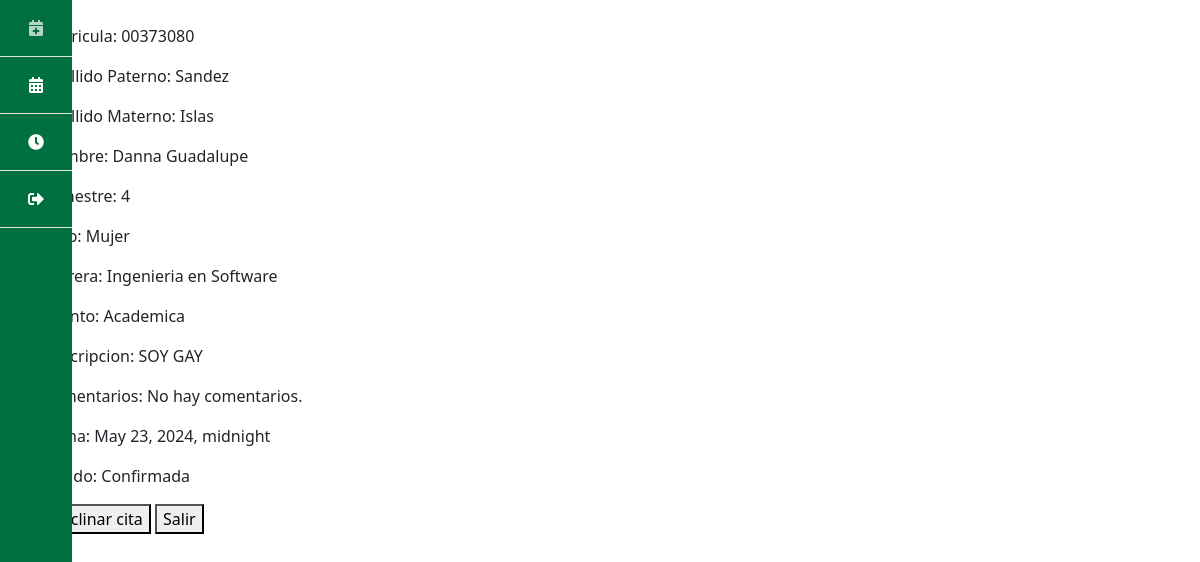
/citas/4 (signed in), run on an earlier commit of the app's database.
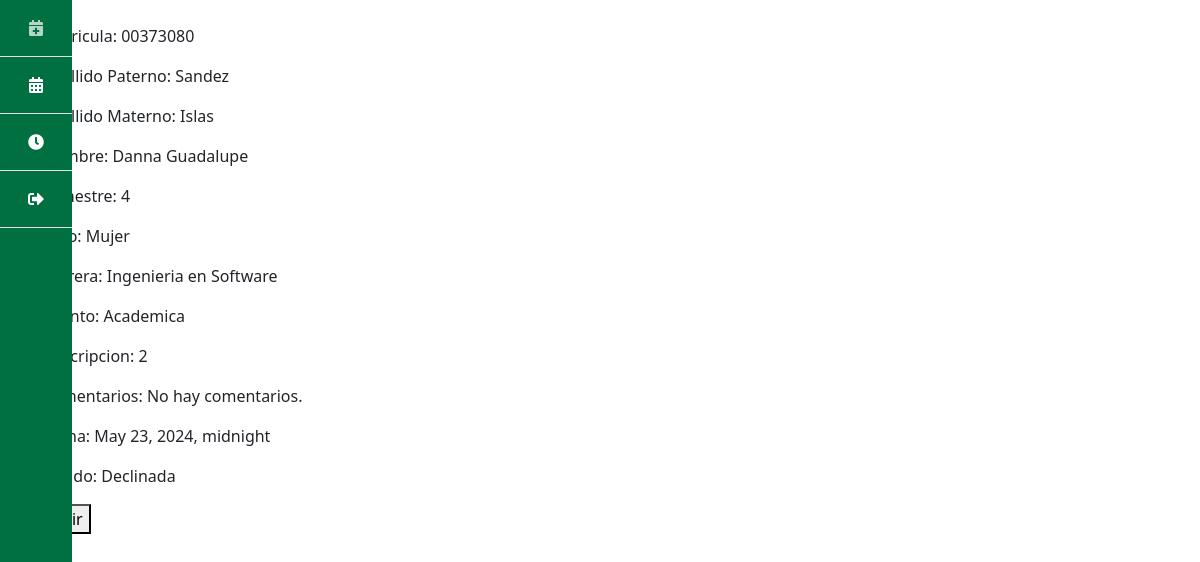
And on a later commit of the database.
### paginas/models.py (models this page shows, shortened)
class Cita(models.Model):
    PENDIENTE = 'Pendiente'
    CONFIRMADA = 'Confirmada'
    DECLINADA = 'Declinada'
    ESTADOS_CITA = [
        (PENDIENTE, 'Pendiente'),
        (CONFIRMADA, 'Confirmada'),
        (DECLINADA, 'Declinada'),
    ]
    HOMBRE = 'Hombre'
    MUJER = 'Mujer'
    PREFIERO_NO_DECIRLO = 'Prefiero no decirlo'
    GENERO = [
        (HOMBRE, 'Hombre'),
        (MUJER, 'Mujer'),
        (PREFIERO_NO_DECIRLO, 'Prefiero no decirlo'),
    ]
    INGENIERIA_CIVIL = 'Ingenieria Civil'
    INGENIERIA_ELECTRONICA = 'Ingenieria en Electronica'
    INGENIERIA_COMPUTACION = 'Ingenieria en Computacion'
    INGENIERIA_INDUSTRIAL = 'Ingenieria Industrial'
    INGENIERIA_NANOTECNOLOGIA = 'Ingenieria en Nanatecnologia'
    INGENIERIA_SOFTWARE = 'Ingenieria en Software'
    BIOINGENIERIA = 'Bioingenieria'
    ARQUITECTURA = 'Arquitectura'
    CARRERAS = [
        (INGENIERIA_CIVIL,  'Ingenieria Civil'),
        (INGENIERIA_ELECTRONICA,  'Ingenieria en Electronica'),
        (INGENIERIA_COMPUTACION,  'Ingenieria en Computacion'),
        (INGENIERIA_INDUSTRIAL,  'Ingenieria Industrial'),
        (INGENIERIA_NANOTECNOLOGIA,  'Ingenieria en Nanotecnologia'),
        (INGENIERIA_SOFTWARE,  'Ingenieria en Software y Tecnologias Emergentes'),
        (BIOINGENIERIA,  'Bioingenieria'),
        (ARQUITECTURA,  'Arquitectura'),
    ]
    ACADEMICA = 'Academica'
    PERSONAL = 'Personal'
    VOCACIONAL = 'Vocacional'
    BAJA = 'Baja'
    PSICOLOGICA = 'Psicologica'
    ASUNTOS = [
        (ACADEMICA, 'Academica'),
        (PERSONAL, 'Personal'),
        (VOCACIONAL, 'Vocacional'),
        (BAJA, 'Baja'),
        (PSICOLOGICA, 'Psicologica'),
    ]
    PRIMERO = '1'
    SEGUNDO = '2'
    TERCERO = '3'
    CUARTO = '4'
    QUINTO = '5'
    SEXTO = '6'
    SEPTIMO = '7'
    OCTAVO = '8'
    NOVENO = '9'
    SEMESTRES = [
        (PRIMERO, '1'),
        (SEGUNDO, '2'),
        (TERCERO, '3'),
        (CUARTO, '4'),
        (QUINTO, '5'),
        (SEXTO, '6'),
        (SEPTIMO, '7'),
        (OCTAVO, '8'),
        (NOVENO, '9'),
    ]
    matricula = models.CharField(max_length=8)
    apellido_paterno = models.CharField(max_length=20)
    apellido_materno = models.CharField(max_length=20)
    nombre = models.CharField(max_length=40)
    descripcion = models.TextField(max_length=200)
    fecha = models.DateTimeField()
    semestre = models.CharField(
        max_length=2,
        choices=SEMESTRES,
        default=PRIMERO
    )
    comentarios = models.TextField(
        max_length=200,
        default="No hay comentarios."
    )
    sexo = models.CharField(
        max_length=20,
        choices=GENERO,
        default=PREFIERO_NO_DECIRLO,
    )
    estado = models.CharField(
        max_length=11,
        choices=ESTADOS_CITA,
        default=PENDIENTE,
    )
    carrera = models.CharField(
        max_length=50,
        choices=CARRERAS,
        default=INGENIERIA_SOFTWARE
    )
    asunto = models.CharField(
        max_length=50,
        choices=ASUNTOS,
        default=ACADEMICA
    )
    solicitada = models.DateTimeField(auto_now_add=True)
    user = models.ForeignKey(User, on_delete=models.CASCADE)

### paginas/views.py (the view, shortened to what this page needs)
# urls.py: path('citas/<int:id_cita>', views.detalle_cita, name = 'detalle_cita'),
def detalle_cita(request, id_cita):
    if request.user.username == 'espy':
        if request.method == "GET":
            cita = get_object_or_404(Cita, pk=id_cita)
            form = FormularioCita(instance=cita)
            return render(request, 'detalle_cita.html', {'cita': cita, 'form': form})
        else:
            try:
                cita = get_object_or_404(Cita, pk=id_cita)
                form = FormularioCita(request.POST, instance=cita)
                action = request.POST.get('action')
                if action == 'cancel':
                    cita.estado = 'Declinada'
                if action == 'save':
                    cita.save()
                    form.save()
                else:
                    cita.save()
                return redirect('citas')
            except ValueError:
                return render(request, 'detalle_cita.html', {
                    'cita': cita,
                    'form': form,
                    'error': 'Por favor, verifica los datos ingresados'
                })
    else:
        if request.method == "GET":
            cita = get_object_or_404(Cita, pk=id_cita, user=request.user)
            form = FormularioCita(instance=cita)
            return render(request, 'detalle_cita.html', {'cita': cita, 'form': form})

### paginas/templates/detalle_cita.html (shortened to what this page needs)
{% extends 'base.html' %} {% block content %}
<form method="POST">
  <p>Matricula: {{ form.matricula.value }}</p>
  <p>Apellido Paterno: {{ form.apellido_paterno.value }}</p>
  <p>Apellido Materno: {{ form.apellido_materno.value }}</p>
  <p>Nombre: {{ form.nombre.value }}</p>
  <p>Semestre: {{ form.semestre.value }}</p>
  <p>Sexo: {{ form.sexo.value }}</p>
  <p>Carrera: {{ form.carrera.value }}</p>
  <p>Asunto: {{ form.asunto.value }}</p>
  <p>Descripcion: {{ form.descripcion.value }}</p>
  <p>Comentarios: {{ form.comentarios.value }}</p>
{% if form.estado.value == 'Declinada' %}
    <p>Fecha: {{ form.fecha.value }}</p>
    <p>Estado: {{ form.estado.value }}</p>
    <button type="submit" name="action" value="salir">Salir</button>
{% else %}
    {% if not user.is_staff %}
        <p>Fecha: {{ form.fecha.value }}</p>
        <p>Estado: {{ form.estado.value }}</p>
        <button type="submit" name="action" value="cancel">Declinar cita</button>
        <button type="submit" name="action" value="salir">Salir</button>
    {% else %}
        <p>Fecha: {{ form.fecha }}</p>
        <p>Estado: {{ form.estado }}</p>
        <p>Comentarios: {{ form.comentarios }}</p>
        <button type="submit" name="action" value="save">Guardar</button>
    {% endif %}
{% endif %}
</form>
{% endblock %}

What changed in the data, as far as the page shows it:
changed Cita "Sandez": estado "Confirmada" → "Declinada" (drawn); descripcion.value "SOY GAY" → (not shown); estado.value "Confirmada" → "Declinada"
Also different on the page:
text no longer shown: "Declinar cita Salir"
text now shown: "2"
